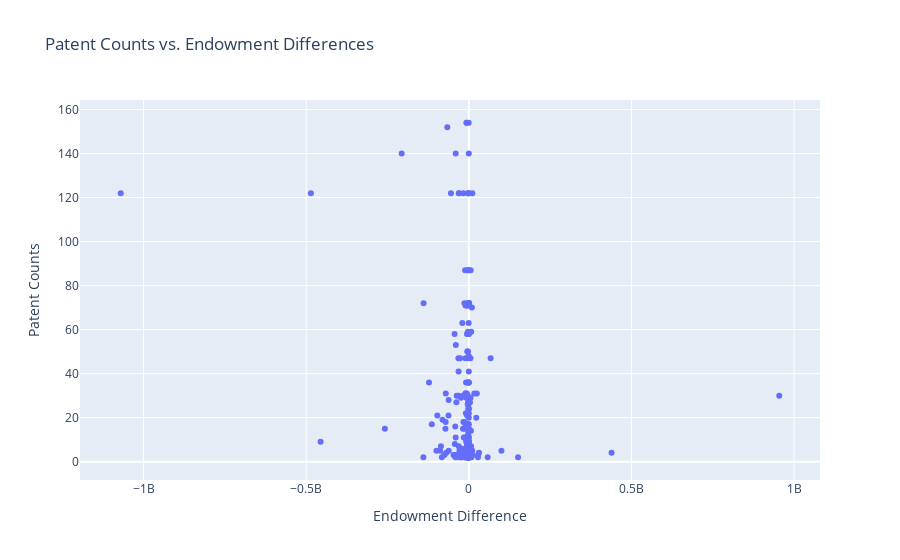

The notebook cell this image was saved under:
### Code cell
# Scatter plot
fig = px.scatter(
    merged_df,
    x='endowment_diff',
    y='Counts',
    hover_name='City',
    title='Patent Counts vs. Endowment Differences',
    labels={'endowment_diff': 'Endowment Difference', 'Counts': 'Patent Counts'}
)
fig.show()

### Figure 1 — Plotly figure (JSON) as saved in the notebook; plotly's stock layout.template omitted (floating-point values rounded to 4 significant figures; data arrays with more than 128 entries replaced by an {"elided": "..."} marker saying what was removed)
{"data": [{"hovertemplate": "<b>%{hovertext}</b><br><br>Endowment Difference=%{x}<br>Patent Counts=%{y}<extra></extra>", "hovertext": {"elided": "290 str values"}, "legendgroup": "", "marker": {"color": "#636efa", "symbol": "circle"}, "mode": "markers", "name": "", "orientation": "v", "showlegend": false, "type": "scatter", "x": {"elided": "290 int values"}, "xaxis": "x", "y": {"elided": "290 int values"}, "yaxis": "y"}], "layout": {"autosize": true, "legend": {"tracegroupgap": 0}, "title": {"text": "Patent Counts vs. Endowment Differences"}, "xaxis": {"anchor": "y", "autorange": true, "domain": [0, 1], "range": [-1191000000.0, 1076000000.0], "title": {"text": "Endowment Difference"}, "type": "linear"}, "yaxis": {"anchor": "x", "autorange": true, "domain": [0, 1], "range": [-10.54, 166.5], "title": {"text": "Patent Counts"}, "type": "linear"}}}
